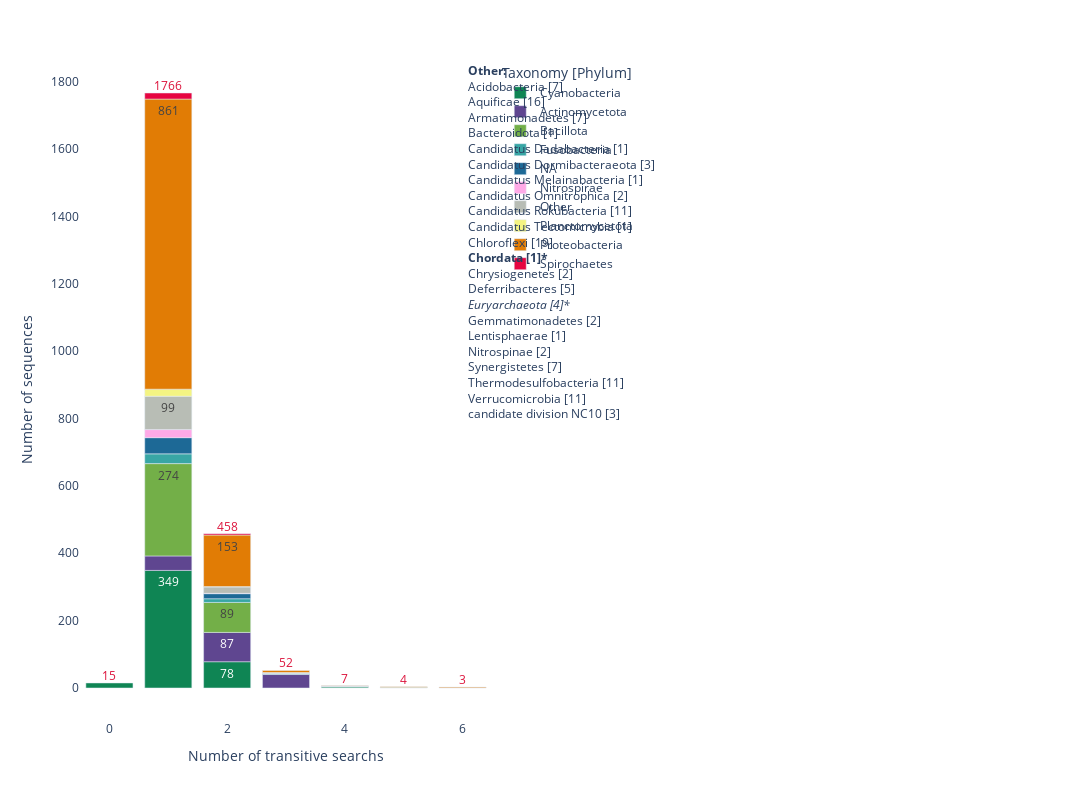

Notebook cell for this chart:
### Code cell
fig = px.bar(tdf, x="iteration", y="seqid", color="phylum_r",
             #title="Number of sequences recruited at each iteration in regard to their taxonomy ",
#             color_discrete_sequence=colors ,
             color_discrete_map=CMAP["taxo"],
             text=tdf['plotly_text'],#opacity=0.5,
             labels={
                     "iteration": "Number of transitive searchs",
                     "seqid": "Number of sequences",
                     "phylum_r": "Taxonomy [Phylum]"
                 },)

fig.add_trace(go.Scatter(
    x=tdsum.index, 
    y=tdsum['count'],
    text=tdsum['count'],
    mode='text',
    textposition='top center',
    textfont=dict(
        size=18,
        color="crimson"
    ),
    showlegend=False
))

annotations = []
for i,j in taxodf[taxodf.p_r=="Other"].groupby("p").count().iterrows():
    if i in domain_dict and domain_dict[i] == "Eukaryota":
        annotations.append("<b>{} [{}]*</b>".format(i,j.seqid))
    elif i in domain_dict and domain_dict[i] == "Archaea":
        annotations.append("<i>{} [{}]*</i>".format(i,j.seqid))
    else:
        annotations.append("{} [{}]".format(i,j.seqid))
txt_annotations = "<b>Other:</b><br>"+"<br>".join(annotations)
fig.add_annotation(text=txt_annotations, 
                    align='left',
                    showarrow=False,
                    xref='paper',
                    yref='paper',
                    x=1.4,
                    y=1,
                    #bordercolor='black',
                    #borderwidth=1
                  )

fig.update_traces(textfont_size=12)
fig.update_layout(
    paper_bgcolor='rgba(0,0,0,0)',margin={"r":600},
    plot_bgcolor='rgba(0,0,0,0)',width=1900,height=800)

fig.write_html(FIGURESDIR  + "/Supplementary_Data_2.html")
fig.write_image(FIGURESDIR + "/Supplementary_Data_2.svg")
fig.write_image(FIGURESDIR + "/Supplementary_Data_2.png")
fig.write_image(FIGURESDIR + "/Supplementary_Data_2.pdf")
fig.show()

### Figure 1 — Plotly figure (JSON) as saved in the notebook; plotly's stock layout.template omitted (floating-point values rounded to 4 significant figures)
{"data": [{"alignmentgroup": "True", "hovertemplate": "Taxonomy [Phylum]=Cyanobacteria<br>Number of transitive searchs=%{x}<br>Number of sequences=%{y}<br>plotly_text=%{text}<extra></extra>", "legendgroup": "Cyanobacteria", "marker": {"color": "rgb(15, 133, 84)", "pattern": {"shape": ""}}, "name": "Cyanobacteria", "offsetgroup": "Cyanobacteria", "orientation": "v", "showlegend": true, "text": ["", "349", "78", ""], "textfont": {"size": 12}, "textposition": "auto", "type": "bar", "x": [0, 1, 2, 4], "xaxis": "x", "y": [15, 349, 78, 3], "yaxis": "y"}, {"alignmentgroup": "True", "hovertemplate": "Taxonomy [Phylum]=Actinomycetota<br>Number of transitive searchs=%{x}<br>Number of sequences=%{y}<br>plotly_text=%{text}<extra></extra>", "legendgroup": "Actinomycetota", "marker": {"color": "rgb(95, 70, 144)", "pattern": {"shape": ""}}, "name": "Actinomycetota", "offsetgroup": "Actinomycetota", "orientation": "v", "showlegend": true, "text": ["", "87", "", "", "", ""], "textfont": {"size": 12}, "textposition": "auto", "type": "bar", "x": [1, 2, 3, 4, 5, 6], "xaxis": "x", "y": [43, 87, 40, 2, 1, 1], "yaxis": "y"}, {"alignmentgroup": "True", "hovertemplate": "Taxonomy [Phylum]=Bacillota<br>Number of transitive searchs=%{x}<br>Number of sequences=%{y}<br>plotly_text=%{text}<extra></extra>", "legendgroup": "Bacillota", "marker": {"color": "rgb(115, 175, 72)", "pattern": {"shape": ""}}, "name": "Bacillota", "offsetgroup": "Bacillota", "orientation": "v", "showlegend": true, "text": ["274", "89", "", ""], "textfont": {"size": 12}, "textposition": "auto", "type": "bar", "x": [1, 2, 3, 5], "xaxis": "x", "y": [274, 89, 1, 1], "yaxis": "y"}, {"alignmentgroup": "True", "hovertemplate": "Taxonomy [Phylum]=Fusobacteria<br>Number of transitive searchs=%{x}<br>Number of sequences=%{y}<br>plotly_text=%{text}<extra></extra>", "legendgroup": "Fusobacteria", "marker": {"color": "rgb(56, 166, 165)", "pattern": {"shape": ""}}, "name": "Fusobacteria", "offsetgroup": "Fusobacteria", "orientation": "v", "showlegend": true, "text": ["", ""], "textfont": {"size": 12}, "textposition": "auto", "type": "bar", "x": [1, 2], "xaxis": "x", "y": [29, 11], "yaxis": "y"}, {"alignmentgroup": "True", "hovertemplate": "Taxonomy [Phylum]=NA<br>Number of transitive searchs=%{x}<br>Number of sequences=%{y}<br>plotly_text=%{text}<extra></extra>", "legendgroup": "NA", "marker": {"color": "rgb(29, 105, 150)", "pattern": {"shape": ""}}, "name": "NA", "offsetgroup": "NA", "orientation": "v", "showlegend": true, "text": ["", "", ""], "textfont": {"size": 12}, "textposition": "auto", "type": "bar", "x": [1, 2, 3], "xaxis": "x", "y": [48, 15, 2], "yaxis": "y"}, {"alignmentgroup": "True", "hovertemplate": "Taxonomy [Phylum]=Nitrospirae<br>Number of transitive searchs=%{x}<br>Number of sequences=%{y}<br>plotly_text=%{text}<extra></extra>", "legendgroup": "Nitrospirae", "marker": {"color": "rgb(255, 169, 231)", "pattern": {"shape": ""}}, "name": "Nitrospirae", "offsetgroup": "Nitrospirae", "orientation": "v", "showlegend": true, "text": ["", ""], "textfont": {"size": 12}, "textposition": "auto", "type": "bar", "x": [1, 2], "xaxis": "x", "y": [24, 1], "yaxis": "y"}, {"alignmentgroup": "True", "hovertemplate": "Taxonomy [Phylum]=Other<br>Number of transitive searchs=%{x}<br>Number of sequences=%{y}<br>plotly_text=%{text}<extra></extra>", "legendgroup": "Other", "marker": {"color": "rgb(184, 189, 181)", "pattern": {"shape": ""}}, "name": "Other", "offsetgroup": "Other", "orientation": "v", "showlegend": true, "text": ["99", "", ""], "textfont": {"size": 12}, "textposition": "auto", "type": "bar", "x": [1, 2, 3], "xaxis": "x", "y": [99, 19, 2], "yaxis": "y"}, {"alignmentgroup": "True", "hovertemplate": "Taxonomy [Phylum]=Planctomycetota<br>Number of transitive searchs=%{x}<br>Number of sequences=%{y}<br>plotly_text=%{text}<extra></extra>", "legendgroup": "Planctomycetota", "marker": {"color": "rgb(244, 244, 130)", "pattern": {"shape": ""}}, "name": "Planctomycetota", "offsetgroup": "Planctomycetota", "orientation": "v", "showlegend": true, "text": ["", "", "", ""], "textfont": {"size": 12}, "textposition": "auto", "type": "bar", "x": [1, 2, 3, 4], "xaxis": "x", "y": [21, 1, 1, 1], "yaxis": "y"}, {"alignmentgroup": "True", "hovertemplate": "Taxonomy [Phylum]=Proteobacteria<br>Number of transitive searchs=%{x}<br>Number of sequences=%{y}<br>plotly_text=%{text}<extra></extra>", "legendgroup": "Proteobacteria", "marker": {"color": "rgb(225, 124, 5)", "pattern": {"shape": ""}}, "name": "Proteobacteria", "offsetgroup": "Proteobacteria", "orientation": "v", "showlegend": true, "text": ["861", "153", "", "", "", ""], "textfont": {"size": 12}, "textposition": "auto", "type": "bar", "x": [1, 2, 3, 4, 5, 6], "xaxis": "x", "y": [861, 153, 6, 1, 2, 2], "yaxis": "y"}, {"alignmentgroup": "True", "hovertemplate": "Taxonomy [Phylum]=Spirochaetes<br>Number of transitive searchs=%{x}<br>Number of sequences=%{y}<br>plotly_text=%{text}<extra></extra>", "legendgroup": "Spirochaetes", "marker": {"color": "#e60541", "pattern": {"shape": ""}}, "name": "Spirochaetes", "offsetgroup": "Spirochaetes", "orientation": "v", "showlegend": true, "text": ["", ""], "textfont": {"size": 12}, "textposition": "auto", "type": "bar", "x": [1, 2], "xaxis": "x", "y": [18, 4], "yaxis": "y"}, {"mode": "text", "showlegend": false, "text": [15, 1766, 458, 52, 7, 4, 3], "textfont": {"color": "crimson", "size": 12}, "textposition": "top center", "type": "scatter", "x": [0, 1, 2, 3, 4, 5, 6], "y": [15, 1766, 458, 52, 7, 4, 3]}], "layout": {"annotations": [{"align": "left", "showarrow": false, "text": "<b>Other:</b><br>Acidobacteria [7]<br>Aquificae [16]<br>Armatimonadetes [7]<br>Bacteroidota [1]<br>Candidatus Dadabacteria [1]<br>Candidatus Dormibacteraeota [3]<br>Candidatus Melainabacteria [1]<br>Candidatus Omnitrophica [2]<br>Candidatus Rokubacteria [11]<br>Candidatus Tectomicrobia [1]<br>Chloroflexi [19]<br><b>Chordata [1]*</b><br>Chrysiogenetes [2]<br>Deferribacteres [5]<br><i>Euryarchaeota [4]*</i><br>Gemmatimonadetes [2]<br>Lentisphaerae [1]<br>Nitrospinae [2]<br>Synergistetes [7]<br>Thermodesulfobacteria [11]<br>Verrucomicrobia [11]<br>candidate division NC10 [3]", "x": 1.4, "xref": "paper", "y": 1, "yref": "paper"}], "barmode": "relative", "height": 800, "legend": {"title": {"text": "Taxonomy [Phylum]"}, "tracegroupgap": 0}, "margin": {"r": 600, "t": 60}, "paper_bgcolor": "rgba(0,0,0,0)", "plot_bgcolor": "rgba(0,0,0,0)", "width": 1900, "xaxis": {"anchor": "y", "domain": [0, 1], "title": {"text": "Number of transitive searchs"}}, "yaxis": {"anchor": "x", "domain": [0, 1], "title": {"text": "Number of sequences"}}}}
